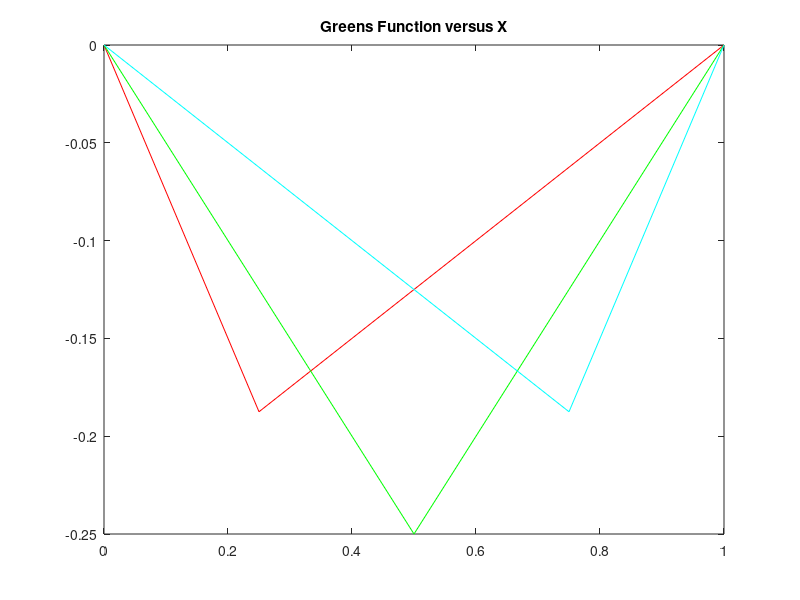

This figure's MATLAB source:
clear all; close all;
h=.25
A_1= [-3*h/2, 2*h, -h/2, 0, 0; 1, -2, 1, 0, 0; 0, 1, -2, 1, 0; 0, 0, 1, -2, 1; 0, 0, 0, 0, h^2]
A_2 = 1/(h^2)*A_1
A_3 = 1/(h^2)*[h^2, 0, 0, 0, 0; 1, -2, 1, 0, 0; 0, 1, -2, 1, 0; 0, 0, 1, -2, 1; 0, 0, 0, 0, h^2]
B= inv(A_3)

x = [0 .25 .5 .75 1]
F = [0;.25;.5;.75;0]

G = B/.25


%%plot(x, G(1:5,1), '--b')
%%hold on;
plot(x, G(1:5,2), '-r')
hold on;
plot(x, G(1:5,3), '-g')
hold on;
plot(x, G(1:5,4), '-c')
%%hold on;
%%plot(x, G(1:5,5), '--m')

title('Greens Function versus X',... 
  'FontWeight','bold')



GF1= G(1:5,1)*0.25*F(1)
GF2= G(1:5,2)*0.25*F(2)
GF3= G(1:5,3)*0.25*F(3)
GF4= G(1:5,4)*0.25*F(4)
GF5= G(1:5,5)*0.25*F(5)

G2=G(1:5,2)*.25*.25
G3=G(1:5,3)*.50*.25
G4=G(1:5,4)*.75*.25

% %GreenFunction
% 
% for i = 1:5
%     if x(i) < F(i)
%         GF= x(i)*(F(i:1)-1)
%         plot(x(i), GF)
%     else
%      GF = (x(i)-1)*F(i)
%      
%       plot(x(i), GF)
%       
%     end
% end
%         

